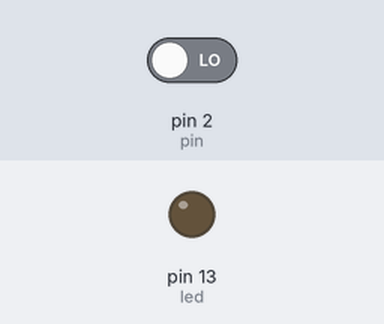
The sketch below on a simulated Arduino Uno, built with avr-gcc and run on an emulated ATmega328P. On the bench: output pins drawn as LEDs (lit = HIGH). Dashed ring = blinking. Inputs (shaded band) come from the test bench; at power-on: pin 2 (pin) LOW.

Above: at 1.2 s.
1.3 s: pin 2 (pin) driven HIGH
At 1.6 s:
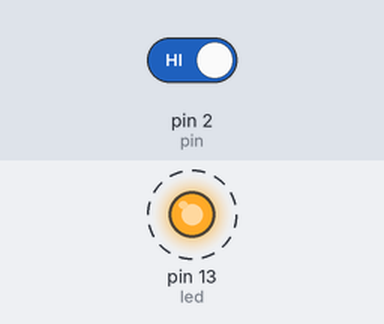
4.3 s: pin 2 (pin) driven LOW
At 5.3 s:
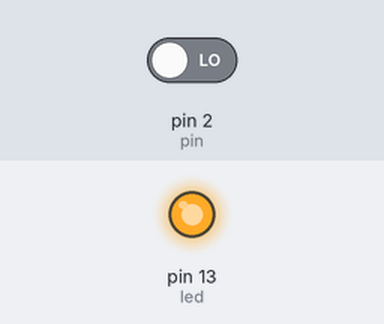
Timing chart, 0 to 7.3 s (numbered marks = the images above; inputs shaded):
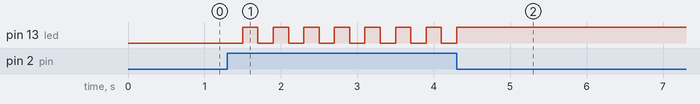

The sketch:

Labo2.ino
```cpp
int pin = 2;
int led = 13;
bool aan;
bool VorigeStand;

void setup() {
  // put your setup code here, to run once:
    pinMode(pin,INPUT);
    pinMode(led, OUTPUT);

}

void loop() {
  // put your main code here, to run repeatedly:
  aan = digitalRead(pin);
  if(aan)
  {
    delay(200);
    VorigeStand = !VorigeStand;
    if(VorigeStand)
    {
      digitalWrite(led,HIGH);
    }
    else
    {
      digitalWrite(led,LOW);
    }
  }


}
```

Measured:
- after the input at 1.3 s, pin 13 (led): alternates HIGH for 0.20 s and LOW for 0.20 s, starting after 0.20 s
- after the input at 4.3 s, pin 13 (led): goes on until 4.3 s, then stays HIGH
